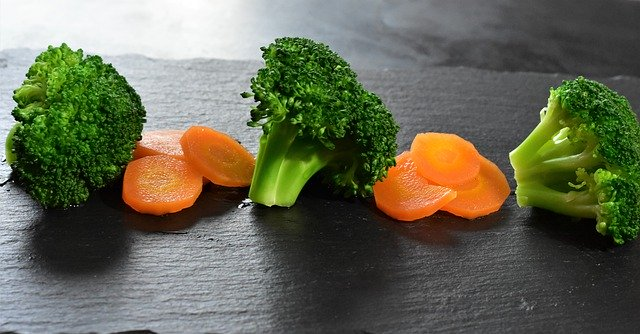
#> input picture OpenCV/opencv4 old/images/img7.jpg, 640 x 334 px
$ python c2_cvtColor.py
#> lines starting #> are read from the running program, lines starting #| are printed output that depends on the picture
### OpenCV/opencv4 old/imgRead.py
import cv2

# 영상을 불러오기
def imgRead(imgPath, imgReadType, imgResWidth, imgResHeight):
#> called with imgPath = './images/img7.jpg', imgReadType = -1, imgResWidth = 320, imgResHeight = 240
    img = cv2.imread(imgPath, imgReadType)
#> img is the input picture: shape (334, 640, 3); mean B, G, R 82.9, 104, 102.7
    if imgResHeight != 0 | imgResWidth != 0:
        img = cv2.resize(img, (imgResWidth, imgResHeight))
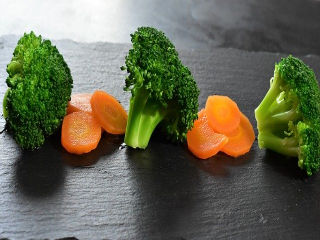
#> img: shape (240, 320, 3); mean B, G, R 82.8, 103.9, 102.5

    return img

### OpenCV/opencv4/createFolder.py
import os

# 폴더 생성하기
def createFolder(dir):
    try:
        if not os.path.exists(dir):
            os.makedirs(dir)
    except OSError:
        print ('Error: createFolder')

### OpenCV/opencv4 old/c2_cvtColor.py
# 색상 공간 변환 예제 (c2.cvtColor.py)

# 관련 라이브러리 선언
import numpy as np
import cv2
from imgRead import imgRead
from createFolder import createFolder

# 영상 읽기
img1 = imgRead("./images/img7.jpg", cv2.IMREAD_UNCHANGED, 320, 240)

# 색상 공간 변환
res1 = cv2.cvtColor(img1, cv2.COLOR_BGR2HSV)
#> res1: shape (240, 320, 3); mean H, S, V 57.3, 79.7, 113.9

# 색상 공간 분할 및 병합
#res1_split = cv2.split(res1)
res1_split = list(cv2.split(res1))
#> res1_split = 3 items
res1_split[2] = cv2.add(res1_split[2], 200)
res1_merge = cv2.merge(res1_split)
#> res1_merge: shape (240, 320, 3); mean H, S, V 57.3, 79.7, 250.2
res1_merge = cv2.cvtColor(res1_merge, cv2.COLOR_HSV2BGR)
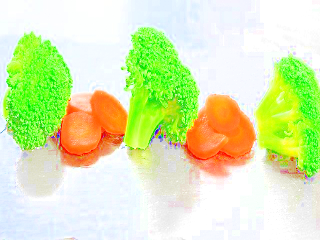
#> res1_merge: shape (240, 320, 3); mean B, G, R 177.5, 233.8, 217.8

# 결과 영상 출력
displays = [("input1", img1), # Original
            ("res1", res1), # HSV
            ("res2", res1_split[0]), # H
            ("res3", res1_split[1]), # S
            ("res4", res1_split[2]), # V
            ("res5", res1_merge)]  # 밝기가 조정된 BGR
for (name, out) in displays:
    cv2.imshow(name, out)
#> this loop made 6 passes
#> name on passes 1 to 6: 'input1', 'res1', 'res2', 'res3', 'res4', 'res5'

# 키보드 입력을 기다린 후 모든 영상창 닫기
cv2.waitKey(0)
cv2.destroyAllWindows()

#%%
cv2.waitKey(1)

#%%

# 영상 저장
save_dir = './code_res_imgs/c2_cvtColor'
createFolder(save_dir)
for (name, out) in displays:
    cv2.imwrite(save_dir+"/"+name+".jpg", out)

$ run again, with OpenCV/opencv4 old/images/img1.jpg copied over OpenCV/opencv4 old/images/img7.jpg
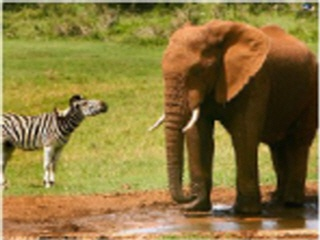
#> input picture OpenCV/opencv4 old/images/img1.jpg, 320 x 240 px
#> in imgRead, img is the input picture: shape (240, 320, 3); mean B, G, R 60.1, 118.6, 138.3
#> res1: shape (240, 320, 3); mean H, S, V 23.2, 157.4, 139.3
#> res1_split = 3 items
#> `res1_merge = cv2.cvtColor(res1_merge, cv2.COLOR_HSV2BGR)`:
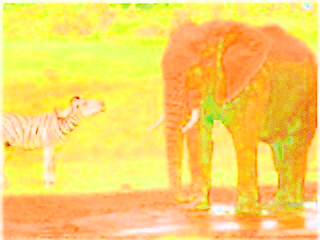
#> res1_merge: shape (240, 320, 3); mean B, G, R 96.2, 212, 250
#> the loop `for (name, out) in displays:` made 6 passes
#> name on passes 1 to 6: 'input1', 'res1', 'res2', 'res3', 'res4', 'res5'

$ run again, with OpenCV/opencv4 old/images/img10.jpg copied over OpenCV/opencv4 old/images/img7.jpg
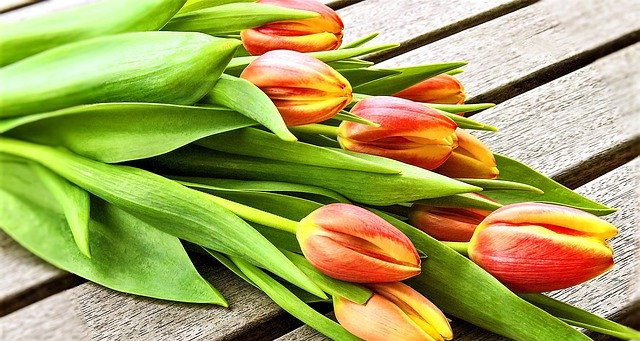
#> input picture OpenCV/opencv4 old/images/img10.jpg, 640 x 341 px
#> in imgRead, img is the input picture: shape (341, 640, 3); mean B, G, R 89.7, 162.3, 163.6
#> in imgRead, `img = cv2.resize(img, (imgResWidth, imgResHeight))`:
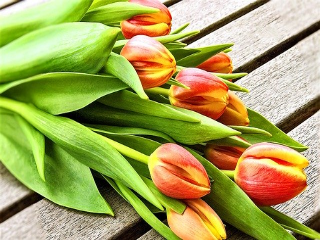
#> img: shape (240, 320, 3); mean B, G, R 89.6, 162.2, 163.5
#> res1: shape (240, 320, 3); mean H, S, V 31.4, 146.7, 182.6
#> res1_split = 3 items
#> `res1_merge = cv2.cvtColor(res1_merge, cv2.COLOR_HSV2BGR)`:
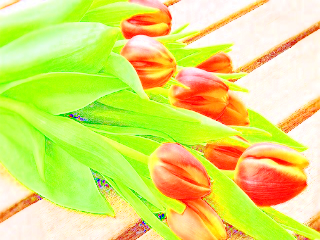
#> res1_merge: shape (240, 320, 3); mean B, G, R 107.6, 224.2, 221.5
#> the loop `for (name, out) in displays:` made 6 passes
#> name on passes 1 to 6: 'input1', 'res1', 'res2', 'res3', 'res4', 'res5'

$ run again, with OpenCV/opencv4 old/images/img11.jpg copied over OpenCV/opencv4 old/images/img7.jpg
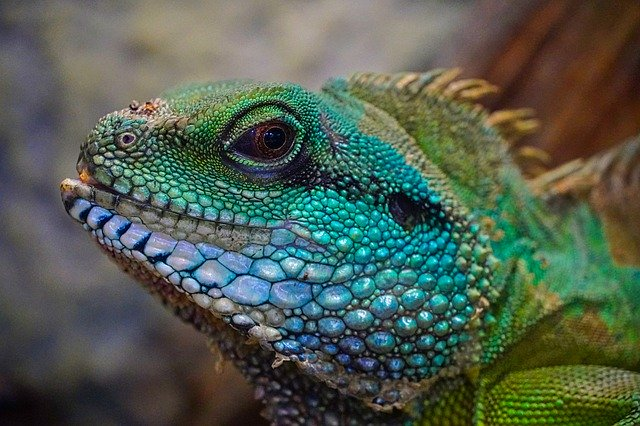
#> input picture OpenCV/opencv4 old/images/img11.jpg, 640 x 426 px
#> in imgRead, img is the input picture: shape (426, 640, 3); mean B, G, R 80.3, 93.4, 81.4
#> in imgRead, `img = cv2.resize(img, (imgResWidth, imgResHeight))`:
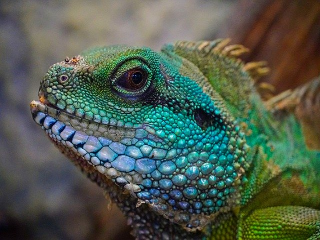
#> img: shape (240, 320, 3); mean B, G, R 80.2, 93.3, 81.2
#> res1: shape (240, 320, 3); mean H, S, V 59.4, 101.4, 103.1
#> res1_split = 3 items
#> `res1_merge = cv2.cvtColor(res1_merge, cv2.COLOR_HSV2BGR)`:
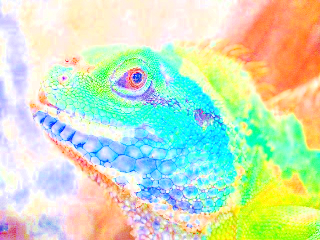
#> res1_merge: shape (240, 320, 3); mean B, G, R 189, 223.8, 202.5
#> the loop `for (name, out) in displays:` made 6 passes
#> name on passes 1 to 6: 'input1', 'res1', 'res2', 'res3', 'res4', 'res5'
